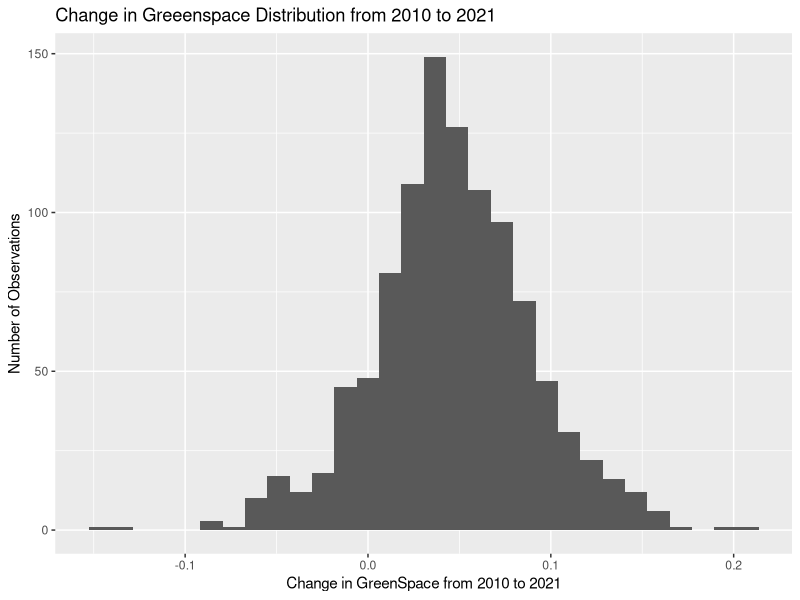
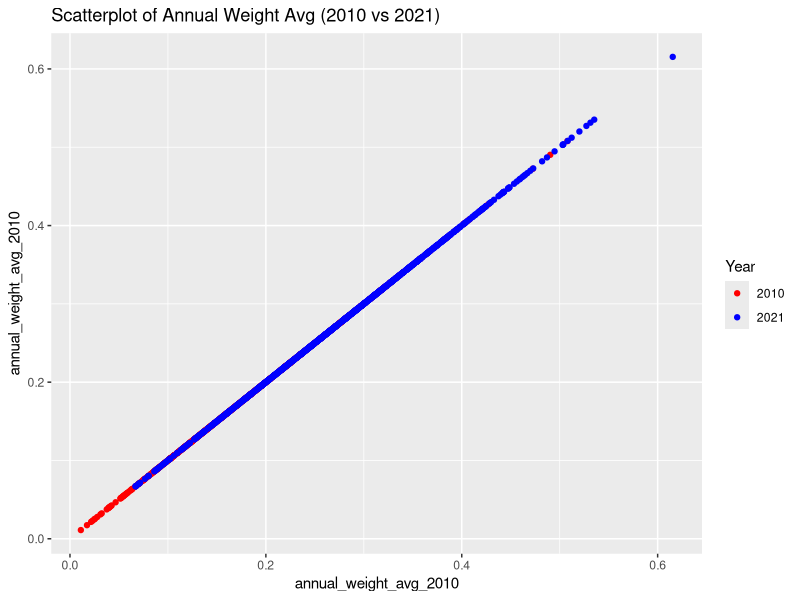

Here is the R script that generated these plots, in order:
## ---- chunk 1
knitr::opts_chunk$set(
  echo = TRUE,
  eval = TRUE,
  fig.align = 'center',
  message = FALSE,
  warning = FALSE,
  library(tidyverse),
  library(knitr)
  )
## ---- chunk 2
library(tidyverse)
library(knitr)
#added library(knitr) because we needed to use the kable function below

Gspace = read_csv("greenspace_data_share.csv")
#added "" around title of data

table = 
  Gspace |> 
  group_by(Major_Geo_Region) |>
#added a |> to make output of the groupput line the input of the summarise line
summarise(
  obs = n(),
#added a comma to connect the lines 
  avg = mean(annual_weight_avg_2020)
)

kable(table, digits =1)
#I replaced the dataset name, with the name of the table
## ---- chunk 3
table2021 = Gspace |>
  group_by(Major_Geo_Region) |>
  summarise(
    obs = sum(!is.na(annual_avg_2021)),
    avg = mean(annual_avg_2021, na.rm = TRUE)
  )
kable(table2021, digits = 1)
## ---- chunk 4
HighNDVI2015 = 
  Gspace |>
  filter(indicator_2015 %in% c("High","Very High","Exceptionally
         High")) |>
  summarise(
    obs =n()
  )

ExceptLow = 
  Gspace |>
  filter(
  indicator_2010 == "Exceptionally Low",
  indicator_2015 == "Exceptionally Low",
  indicator_2020 == "Exceptionally Low",
  indicator_2021 == "Exceptionally Low", 
  ) |>
  summarise(
    obs =n()
  )

Arid_greener_areas = 
  Gspace |>
  filter(Climate_region == "Arid") |>
  filter(annual_weight_avg_2010 < annual_weight_avg_2020) |>
  summarise(
    obs = n()
  )
## ---- chunk 5
Less_green_area = 
  Gspace |>
  filter(annual_avg_2021 < annual_avg_2010) |>
  group_by(
    Climate_region,
    Major_Geo_Region) |>
  summarise(
    obs = n()
  )
## ---- chunk 6
Greenspace_chg_histo = 
  Gspace |>
   mutate(change_in_greenspace = annual_avg_2021 - annual_avg_2010) |>
  mutate(year = annual_avg_2010 + annual_avg_2015 + annual_avg_2020 + 
           annual_avg_2021)

ggplot(Greenspace_chg_histo, aes(x = change_in_greenspace)) + 
  geom_histogram()+
  labs(title = "Change in Greeenspace Distribution from 2010 to 2021",
       x = "Change in GreenSpace from 2010 to 2021",
       y= "Number of Observations"
  )
## ---- chunk 7
ggplot(Gspace) +
  geom_point(aes(x = annual_weight_avg_2010, y = annual_weight_avg_2010, color = "2010")) +
  geom_point(aes(x = annual_weight_avg_2021, y = annual_weight_avg_2021, color = "2021")) +
  scale_color_manual(values = c("2010" = "red", "2021" = "blue"), 
                     name = "Year",
                     labels = c("2010", "2021")) +
  labs(title = "Scatterplot of Annual Weight Avg (2010 vs 2021)")
